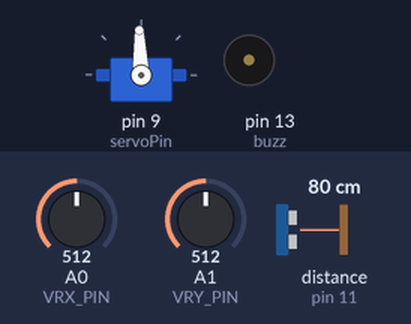
A sketch run on a simulated Arduino Uno, built with avr-gcc and run on an emulated ATmega328P. On the bench: servo, buzzer (waves = sounding). Wiring (inferred from the names in the program): ultrasonic range finder: trigger pin 12; echo pin 11. The test bench sets the inputs (shaded band); at power-on: distance to the obstacle (sensor on pin 11) 80 cm, A1 (VRY_PIN) = 512, A0 (VRX_PIN) = 512. The echo pulse lasts 58.3 µs per cm.

Above: at 1.2 s.
1.3 s: distance to the obstacle (sensor on pin 11) set to 17 cm
2.8 s: distance to the obstacle (sensor on pin 11) set to 14 cm
At 3.8 s:
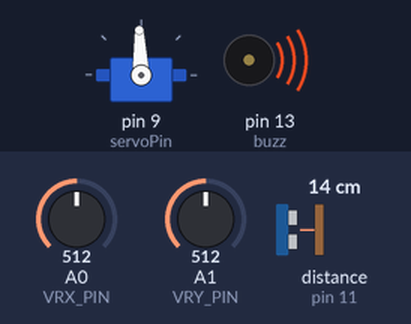
4.3 s: A1 (VRY_PIN) set to 716
At 4.9 s:
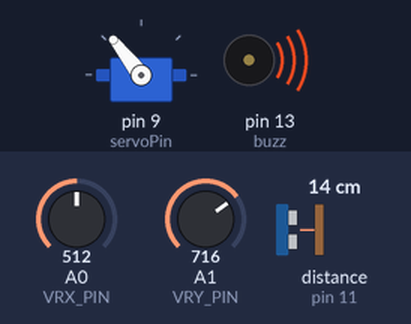
5.8 s: A1 (VRY_PIN) set to 900
At 6.1 s:
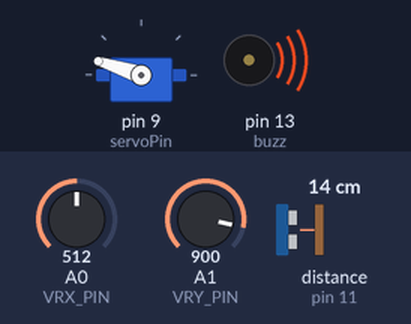
Timing chart, 0 to 8.3 s (numbered marks = the images above; inputs shaded):
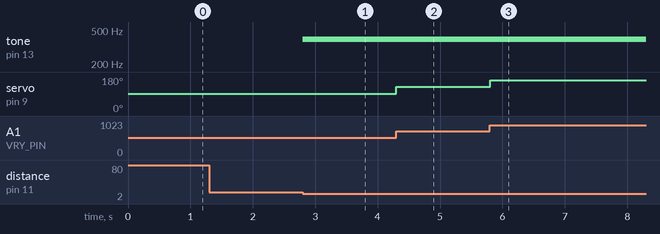

Measured:
- the behaviour switches between 16 and 15 cm on distance to the obstacle (sensor on pin 11) (found by bisection; images 0 and 1)
- after the input at 1.3 s, every drawn part: stays the same
- after the input at 2.8 s, tone on pin 13 (buzz): silent → 392 Hz at once
- after the input at 4.3 s, servo on pin 9 (servoPin): 92° → 128° at once
- after the input at 5.8 s, servo on pin 9 (servoPin): 128° → 162° at once

The sketch:

12.1JoyStick.ino
```cpp
#include <ezButton.h>//imports the ezButton library to facilitate joystick coding
#include <Servo.h> //imports the servo library to facilitate servo coding
#define VRX_PIN  A0 // Arduino pin connected to VRX pin - outputs joystick's X poition
#define VRY_PIN  A1 // Arduino pin connected to VRY pin - outputs joystick's Y position

int xValue = 0; // To store value of the X axis
int yValue = 0; // To store value of the Y axis
int servoPin = 9; //labels digital pin 9 for servo pin - servos work based on a pulse of electrical currents.
//Servos, depending on the pattern, turns in a specific manner

int trigPin = 12; //labels digital pin 12 for trig pin of USS
int echoPin = 11; //labels digital pin 11 for echo pin of USS
int buzz=13; //labels digital pin 13 for peizo speaker pin

Servo myservo; // objects are chunks of data - this creates a servo object to control the servo

long duration; //declares a long variable (64 bits) called duration
int distance; //declares a int variable called distance

void setup() {
  myservo.attach(servoPin); // sets pin 9 as the digital pin used by servo
  pinMode(trigPin, OUTPUT); // Sets the trigPin as an Output
  pinMode(echoPin, INPUT); // Sets the echoPin as an Input
}

void loop() {
  // read analog X and Y analog values
  xValue = analogRead(VRX_PIN);
  yValue = analogRead(VRY_PIN);

  double servo = yValue*0.18; // converts joystick's position to ideal servo's position


  if (servo>=180){
    myservo.write(180); //servo positions itself to 180 (right) if servo variable above is 180 or greater
  }

  myservo.write(servo); //As the code loops, the servo will constantly reposition itself depending on joystick's position

  ultrasonicSetup();

  //depending on distance, play different sounds with speaker to alert user
  if(distance<15 && distance>10){
    tone(buzz, 392.00, 500);
  }
  if(distance<=10 && distance>5){
    tone(buzz, 450.00,200);
    tone(buzz, 0,200);
  }
  if(distance<=5 && distance>3){
    tone(buzz, 500.00,200);
    tone(buzz, 0,200);
  }
  if(distance<=3){
    tone(buzz, 500.00,500);
  }
}

void ultrasonicSetup(){
  digitalWrite(trigPin, LOW);
  delayMicroseconds(2);
  digitalWrite(trigPin, HIGH); //sends out ultrasonic wave
  delayMicroseconds(10); //for 10 micro seconds
  digitalWrite(trigPin, LOW); //turns it off
  duration = pulseIn(echoPin, HIGH); //sets duration equal to time it took for echo pin to recieve ultra wave after bouncing off an object
  distance = duration * 0.034 / 2; //duration (time) x 0.034 (speed of sound) and divide by 2 because the ultra sonic wave bounces back
}
```
